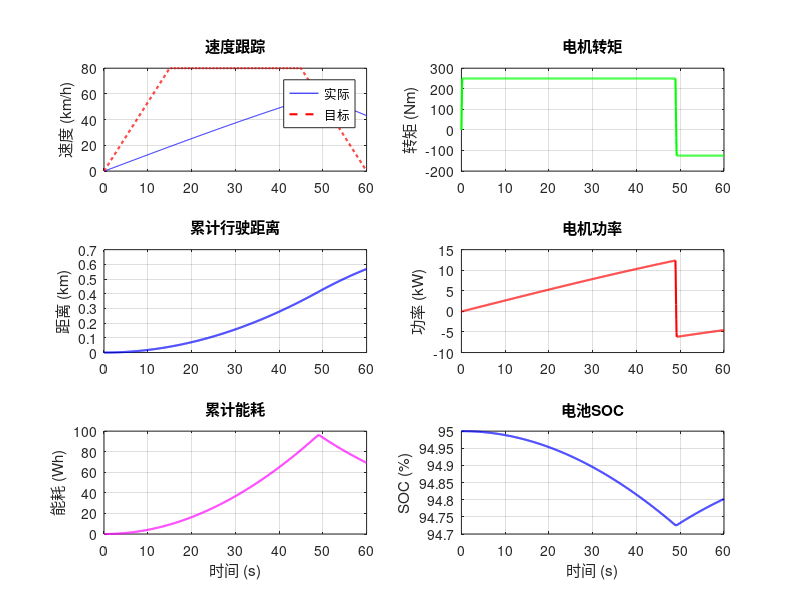

Here is the MATLAB script that generated this plot:
%% 简单电动汽车动力学仿真
% 功能：完整 EV 模型——电机 + 电池 + 能耗 + SOC + 续航
% 兼容版本：MATLAB R2016b

clc; close all;

%% 参数集中声明
params.m = 1600;              % 整车质量 [kg]
params.Cd = 0.28;             % 风阻系数
params.Af = 2.1;              % 迎风面积 [m^2]
params.rho = 1.225;           % 空气密度 [kg/m^3]
params.f = 0.012;             % 滚动阻力系数
params.g = 9.81;              % 重力加速度 [m/s^2]
params.rw = 0.33;             % 车轮半径 [m]
params.T_max = 250;           % 电机最大转矩 [Nm]
params.n_base = 3800;         % 电机基速 [rpm]
params.eta_motor = 0.90;      % 电机驱动效率
params.eta_regen = 0.60;      % 回馈制动效率
params.V_bat = 350;           % 电池电压 [V]
params.Q_bat = 100;           % 电池容量 [Ah]
params.SOC_init = 0.95;       % 初始SOC

%% 工况定义
dt = 0.05;                    % 仿真步长 [s]
T = 60;                       % 仿真时长 [s]
t = 0:dt:T;                   % 时间向量
n = length(t);
V_CRUISE = 80/3.6;            % 巡航车速 [m/s]
T_ACCEL = 15;                 % 加速时间 [s]
T_CRUISE = 45;                % 巡航时间 [s]

% 目标车速曲线：加速 -> 巡航 -> 减速
v_target = V_CRUISE*min(t/T_ACCEL,1).*(t<=T_CRUISE) ...
         + V_CRUISE*max(1-(t-T_CRUISE)/T_ACCEL,0).*(t>T_CRUISE);

%% 状态变量初始化
v = zeros(1,n); s = zeros(1,n); T_m = zeros(1,n);
P_m = zeros(1,n); E_cons = zeros(1,n); SOC = params.SOC_init*ones(1,n);

%% 仿真主循环
for i = 2:n
    % 加速度限制
    a_req = max(-3, min(3, 2.0*(v_target(i-1)-v(i-1))));

    % 行驶阻力
    Fr = 0.5*params.rho*params.Cd*params.Af*v(i-1)^2 + params.f*params.m*params.g;

    % 电机转矩（恒转矩区 + 恒功率区）
    mrpm = v(i-1)*60/(2*pi*params.rw);
    Ta = params.T_max * min(1, params.n_base/max(mrpm,1));

    % 实际驱动转矩
    Tw = max(-Ta*0.5, min(Ta, (params.m*a_req+Fr)*params.rw));
    T_m(i) = Tw;

    % 车速更新（前向欧拉法）
    v(i) = max(0, v(i-1) + (Tw/params.rw - Fr)/params.m*dt);

    % 行驶距离
    s(i) = s(i-1) + v(i)*dt;

    % 电机功率
    P_m(i) = Tw*(mrpm*2*pi/60);

    % 电池功率（区分驱动和回馈）
    Pb = P_m(i) / (params.eta_motor*(P_m(i)>=0) + params.eta_regen*(P_m(i)<0));
    E_cons(i) = E_cons(i-1) + Pb*dt/3600;
    SOC(i) = SOC(i-1) - Pb*dt/(params.V_bat*params.Q_bat*3600);
end

%% 绘图
figure('Position', [100 100 900 650]);

subplot(3,2,1);
plot(t, v*3.6, 'b-', t, v_target*3.6, 'r--', 'LineWidth', 1.5);
ylabel('速度 (km/h)'); grid on; legend('实际', '目标'); title('速度跟踪');

subplot(3,2,2);
plot(t, T_m, 'g-', 'LineWidth', 1.5);
ylabel('转矩 (Nm)'); grid on; title('电机转矩');

subplot(3,2,3);
plot(t, s/1000, 'b-', 'LineWidth', 1.5);
ylabel('距离 (km)'); grid on; title('累计行驶距离');

subplot(3,2,4);
plot(t, P_m/1000, 'r-', 'LineWidth', 1.5);
ylabel('功率 (kW)'); grid on; title('电机功率');

subplot(3,2,5);
plot(t, E_cons, 'm-', 'LineWidth', 1.5);
xlabel('时间 (s)'); ylabel('能耗 (Wh)'); grid on; title('累计能耗');

subplot(3,2,6);
plot(t, SOC*100, 'b-', 'LineWidth', 1.5);
xlabel('时间 (s)'); ylabel('SOC (%)'); grid on; title('电池SOC');

%% 输出结果
fprintf('===== 简单电动汽车动力学仿真结果 =====\n');
fprintf('最高车速: %.1f km/h\n', max(v)*3.6);
fprintf('行驶距离: %.2f km\n', s(end)/1000);
fprintf('能耗: %.1f kWh/100km\n', E_cons(end)/(s(end)/1000)/10);
fprintf('剩余SOC: %.1f%%\n', SOC(end)*100);
fprintf('续航里程: %.0f km\n', s(end)*params.SOC_init/(params.SOC_init-SOC(end)+0.001));
